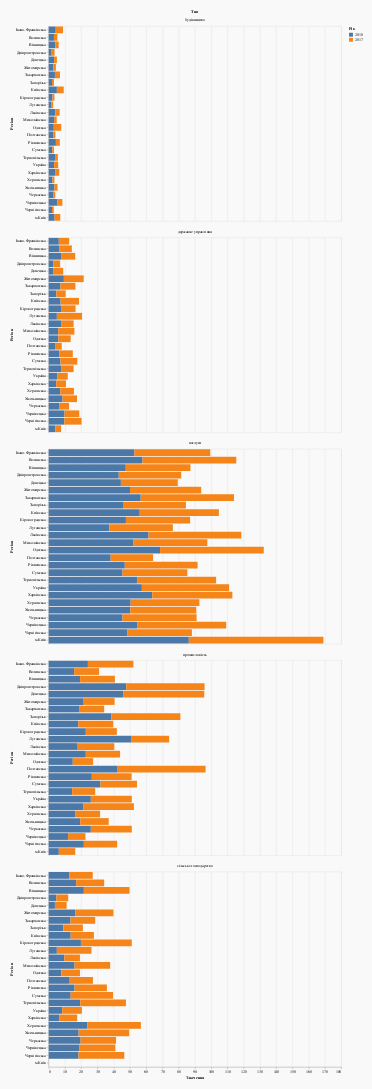

The notebook cell this image was saved under:
### Code cell
side_histogram = alt.Chart(df1).mark_bar().encode(
    y = alt.Y('Регіон:N'),
    x = alt.X('Значення:Q'),
    color='Рік:N',
    facet=alt.Facet('Тип:O', columns=1),
)

side_histogram.properties(width = 750, height = 500, background = '#F9F9F9', padding = 25)

### Figure 1 — Vega-Lite specification as saved in the notebook (floating-point values rounded to 4 significant figures; data arrays with more than 128 entries replaced by an {"elided": "..."} marker saying what was removed)
{"config": {"view": {"continuousWidth": 400, "continuousHeight": 300}}, "data": {"name": "data-130bf80df295530aaf0388b34285ee1e"}, "mark": "bar", "background": "#F9F9F9", "encoding": {"color": {"type": "nominal", "field": "Рік"}, "facet": {"type": "ordinal", "columns": 1, "field": "Тип"}, "x": {"type": "quantitative", "field": "Значення"}, "y": {"type": "nominal", "field": "Регіон"}}, "height": 500, "padding": 25, "width": 750, "$schema": "https://vega.github.io/schema/vega-lite/v4.8.1.json", "datasets": {"data-130bf80df295530aaf0388b34285ee1e": {"elided": "260 records"}}}
